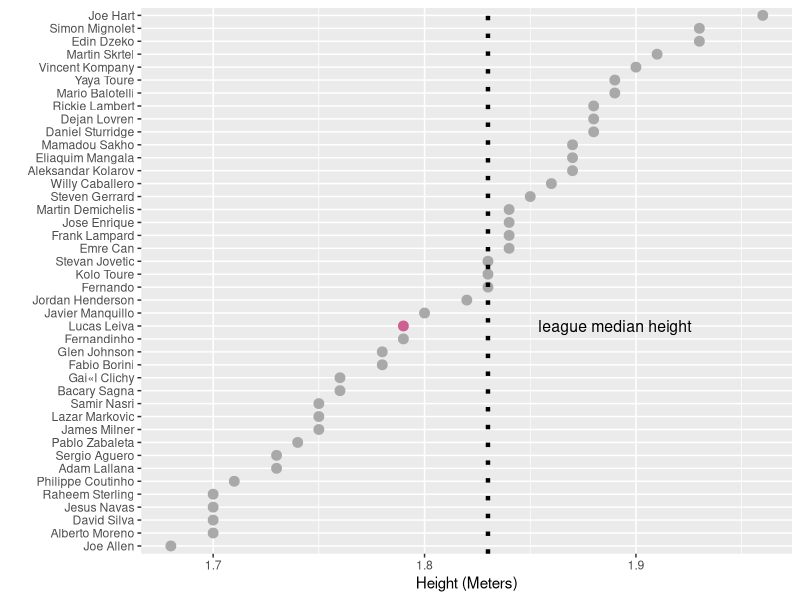

Recreate this plot in R.
## ---- chunk 1
library(ggplot2)
library(dplyr)
## ---- chunk 2
# data-jX2NV.csv must be in the working directory.
setwd("~/Documents/github/epl_player_height")

# Read dataset
df <- read.csv("data-jX2NV.csv", stringsAsFactors = FALSE)
med <- median(df$Height..m.)
## ---- chunk 3
# Rename columns and subset data
df2 <- df %>%
  rename("Height" = Height..m.) %>%
  arrange(desc(Height)) %>%
  filter(Club == "Liverpool" | Club == "Manchester City") %>%
  mutate(Lucas = Player == "Lucas Leiva")
## ---- chunk 4
# Plot
ggplot(df2, aes(x = Height, y = reorder(Player, Height), color = Lucas)) +
  geom_point(size = 3) +
  scale_color_manual(values = c("dark grey", "hotpink3")) +
  guides(color = FALSE) +
  labs(x = "Height (Meters)", y = "") +
  geom_vline(xintercept = med, linetype = 3, size = 1.5) +
  annotate("text", label = "league median height",
           x = med + .060, y = "Lucas Leiva", size = 4)
